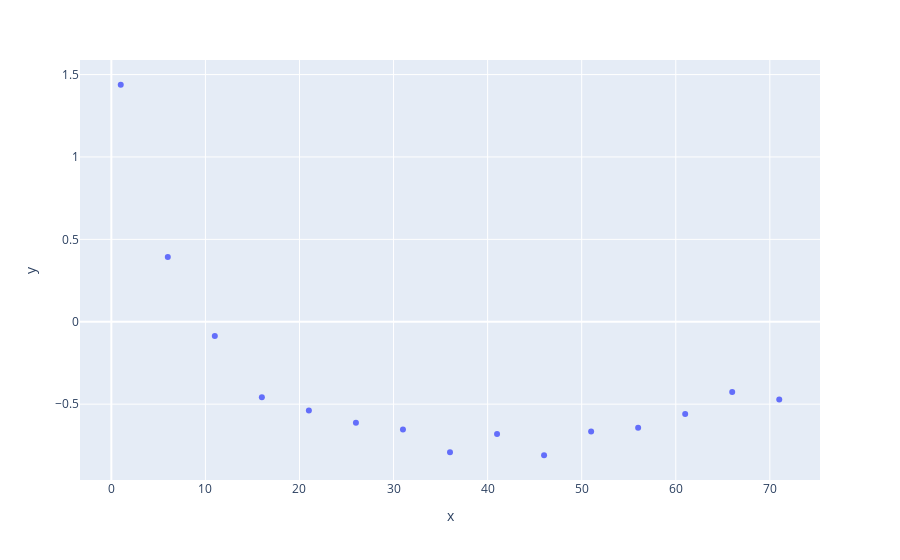

Here is the notebook cell this chart was saved with:
### Code cell
import plotly.express as px

n_factor = np.sum((v2_norm - 0)**2)

fig = px.scatter(x=l_vec, y=np.log10(r2_vec / n_factor * 100))
fig.show()

### Figure 1 — Plotly figure (JSON) as saved in the notebook; plotly's stock layout.template omitted (floating-point values rounded to 4 significant figures)
{"data": [{"hovertemplate": "x=%{x}<br>y=%{y}<extra></extra>", "legendgroup": "", "marker": {"color": "#636efa", "symbol": "circle"}, "mode": "markers", "name": "", "orientation": "v", "showlegend": false, "type": "scatter", "x": [1, 6, 11, 16, 21, 26, 31, 36, 41, 46, 51, 56, 61, 66, 71], "xaxis": "x", "y": [1.438, 0.393, -0.08628, -0.4577, -0.538, -0.6124, -0.6543, -0.7923, -0.6809, -0.8101, -0.6662, -0.6431, -0.5593, -0.4258, -0.4713], "yaxis": "y"}], "layout": {"autosize": true, "legend": {"tracegroupgap": 0}, "margin": {"t": 60}, "xaxis": {"anchor": "y", "autorange": true, "domain": [0, 1], "range": [-3.236, 75.24], "title": {"text": "x"}, "type": "linear"}, "yaxis": {"anchor": "x", "autorange": true, "domain": [0, 1], "range": [-0.9842, 1.612], "title": {"text": "y"}, "type": "linear"}}}
